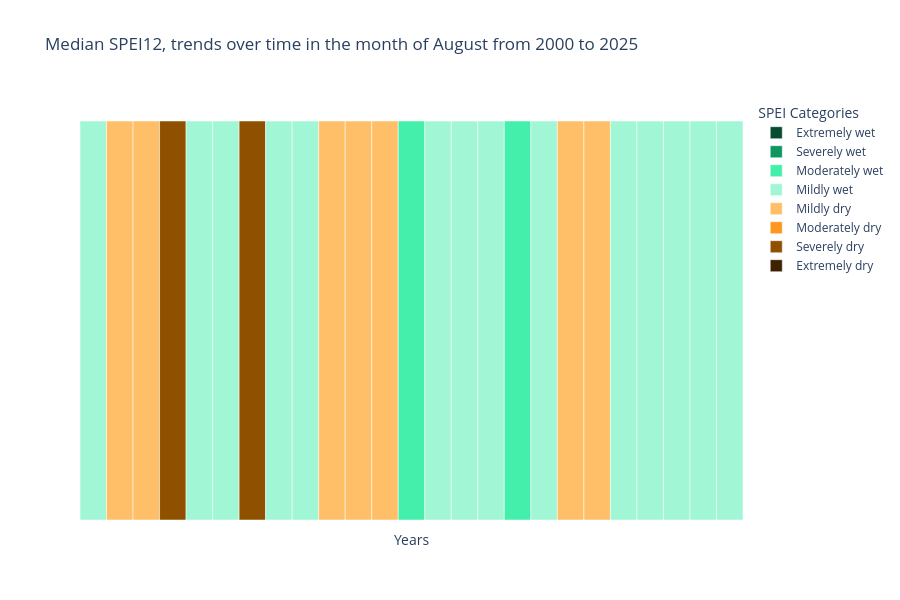

Here is the notebook cell this chart was saved with:
### Code cell
create_stripechart(stat_values, year_range)

### Figure 1 — Plotly figure (JSON) as saved in the notebook; plotly's stock layout.template omitted (floating-point values rounded to 4 significant figures)
{"data": [{"hoverinfo": "text", "hovertext": ["August 2000, median: 0.85", "August 2001, median: -0.08", "August 2002, median: -0.92", "August 2003, median: -1.65", "August 2004, median: 0.25", "August 2005, median: 0.41", "August 2006, median: -1.69", "August 2007, median: 0.92", "August 2008, median: 0.84", "August 2009, median: -0.48", "August 2010, median: -0.08", "August 2011, median: -0.57", "August 2012, median: 1.40", "August 2013, median: 0.19", "August 2014, median: 0.07", "August 2015, median: 0.85", "August 2016, median: 1.30", "August 2017, median: 0.12", "August 2018, median: -0.62", "August 2019, median: -0.25", "August 2020, median: 0.93", "August 2021, median: 0.76", "August 2022, median: 0.64", "August 2023, median: 0.01", "August 2024, median: 0.64"], "marker": {"color": ["#A1F7D5", "#FFBF69", "#FFBF69", "#8F5100", "#A1F7D5", "#A1F7D5", "#8F5100", "#A1F7D5", "#A1F7D5", "#FFBF69", "#FFBF69", "#FFBF69", "#43EFAA", "#A1F7D5", "#A1F7D5", "#A1F7D5", "#43EFAA", "#A1F7D5", "#FFBF69", "#FFBF69", "#A1F7D5", "#A1F7D5", "#A1F7D5", "#A1F7D5", "#A1F7D5"]}, "orientation": "v", "showlegend": false, "type": "bar", "width": 1, "x": ["2000-08", "2001-08", "2002-08", "2003-08", "2004-08", "2005-08", "2006-08", "2007-08", "2008-08", "2009-08", "2010-08", "2011-08", "2012-08", "2013-08", "2014-08", "2015-08", "2016-08", "2017-08", "2018-08", "2019-08", "2020-08", "2021-08", "2022-08", "2023-08", "2024-08"], "y": [1, 1, 1, 1, 1, 1, 1, 1, 1, 1, 1, 1, 1, 1, 1, 1, 1, 1, 1, 1, 1, 1, 1, 1, 1]}, {"hoverinfo": "none", "marker": {"color": "#074B30"}, "name": "Extremely wet", "showlegend": true, "type": "bar", "x": [null], "y": [null]}, {"hoverinfo": "none", "marker": {"color": "#0D965f"}, "name": "Severely wet", "showlegend": true, "type": "bar", "x": [null], "y": [null]}, {"hoverinfo": "none", "marker": {"color": "#43EFAA"}, "name": "Moderately wet", "showlegend": true, "type": "bar", "x": [null], "y": [null]}, {"hoverinfo": "none", "marker": {"color": "#A1F7D5"}, "name": "Mildly wet", "showlegend": true, "type": "bar", "x": [null], "y": [null]}, {"hoverinfo": "none", "marker": {"color": "#FFBF69"}, "name": "Mildly dry", "showlegend": true, "type": "bar", "x": [null], "y": [null]}, {"hoverinfo": "none", "marker": {"color": "#FF961F"}, "name": "Moderately dry", "showlegend": true, "type": "bar", "x": [null], "y": [null]}, {"hoverinfo": "none", "marker": {"color": "#8F5100"}, "name": "Severely dry", "showlegend": true, "type": "bar", "x": [null], "y": [null]}, {"hoverinfo": "none", "marker": {"color": "#3d2100"}, "name": "Extremely dry", "showlegend": true, "type": "bar", "x": [null], "y": [null]}], "layout": {"height": 600, "legend": {"title": {"text": "SPEI Categories"}}, "plot_bgcolor": "rgba(0,0,0,0)", "showlegend": true, "title": {"text": "Median SPEI12, trends over time in the month of August from 2000 to 2025"}, "xaxis": {"tickangle": 0, "tickmode": "array", "ticktext": ["", "", "", "", "", "", "", "", "", "", "", "", "", "", "", "", "", "", "", "", "", "", "", "", ""], "tickvals": ["2000-08", "2001-08", "2002-08", "2003-08", "2004-08", "2005-08", "2006-08", "2007-08", "2008-08", "2009-08", "2010-08", "2011-08", "2012-08", "2013-08", "2014-08", "2015-08", "2016-08", "2017-08", "2018-08", "2019-08", "2020-08", "2021-08", "2022-08", "2023-08", "2024-08"], "title": {"text": "Years"}, "type": "category"}, "yaxis": {"showgrid": false, "showticklabels": false, "title": {"text": "Median SPEI12"}, "visible": false, "zeroline": false}}}
